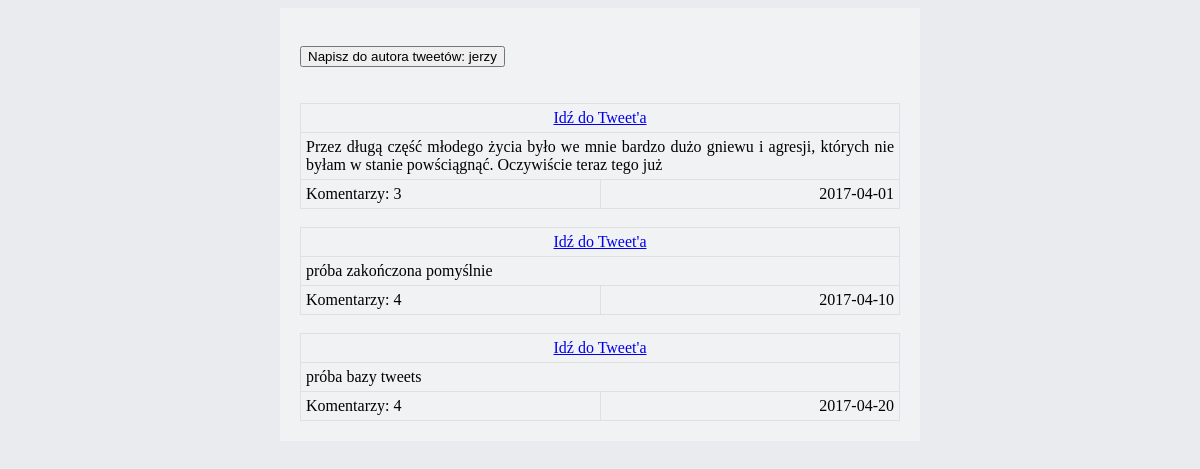
The app's page /pages/user.php?authorName=jerzy&tweetId=27&authorId=1 (signed in) with its own data.
### tables this page shows
CREATE TABLE `tweets` (
  `id` int(11) NOT NULL,
  `userId` int(11) DEFAULT NULL,
  `text` varchar(140) DEFAULT NULL,
  `creationDate` date DEFAULT NULL
);

### classes/tweets.php (called while the page is built, shortened)
<?php
class Tweet
{
    private $id;
    private $text;
    private $creationDate;
    public function __construct()
    {
        $this->id = -1;
        $this->text = "";
        $this->creationDate = "";
    }
    public function getId()
    {
        return $this->id;
    }
    public function getText()
    {
        return $this->text;
    }
    public function getCreationDate()
    {
        return $this->creationDate;
    }
    static public function loadAllTweetsByUserId($conn, $userId)
    {
        $sql = "SELECT * FROM tweets WHERE userId=:userId ORDER BY id DESC";
        $ret = [];
        $stmt = $conn->prepare($sql);
        $result = $stmt->execute(['userId' => $userId]);
        if ($result === true && $stmt->rowCount() > 0) {
            $rowResult = $stmt->fetchAll(PDO::FETCH_ASSOC);
            foreach ($rowResult as $row) {
                $loadedTweet = new Tweet();
                $loadedTweet->id = $row['id'];
                $loadedTweet->userId = $row['userId'];
                $loadedTweet->text = $row['text'];
                $loadedTweet->creationDate = $row['creationDate'];
                $ret[] = $loadedTweet;
            }
            return $ret;
        }
    }
}

### classes/comments.php (called while the page is built, shortened)
<?php
Class Comment
{
    static public function loadAllCommentsByTweetId($conn, $tweetId)
    {
        $sql = "SELECT * FROM comments WHERE tweetId=:tweetId ORDER BY creation_date DESC";
        $ret = [];
        $stmt = $conn->prepare($sql);
        $result = $stmt->execute(['tweetId' => $tweetId]);
        if ($result === true && $stmt->rowCount() > 0) {
            $rowResult = $stmt->fetchAll(PDO::FETCH_ASSOC);
            foreach ($rowResult as $row) {
                $loadedComment = new Comment();
                $loadedComment->id = $row['id'];
                $loadedComment->userId = $row['userId'];
                $loadedComment->tweetId = $row['tweetId'];
                $loadedComment->creation_date = $row['creation_date'];
                $loadedComment->text = $row['text'];
                $ret[] = $loadedComment;
            }
            return $ret;
        }
    }
}

### pages/user.php (the view, shortened to what this page needs)
<?php
require('../classes/tweets.php');
require('../classes/comments.php');
if (isset($_COOKIE['id'])) {
    if ($_SERVER['REQUEST_METHOD'] === 'GET') {
        if (isset($_GET['authorId']) === true && isset($_GET['authorName']) === true) {
            $authorId = $_GET['authorId'];
            $authorName = $_GET['authorName'];
            try {
                $conn = new PDO(
                    "mysql:host=$host;dbname=$db;charset=UTF8",
                    $user,
                    $pass,
                    [
                        PDO::ATTR_ERRMODE => PDO::ERRMODE_EXCEPTION
                    ]
                );
                $tweets = Tweet::loadAllTweetsByUserId($conn, $authorId);
            } catch (PDOException $e) {
                echo $e->getMessage();
            }
        }
    }
}
echo '<!DOCTYPE html>
<html>
<head>
    <meta charset="UTF-8">
    <title>User</title>
    <link rel="stylesheet" href="css/main.css">';
echo '</head>
<body>
<div>';
echo '<br>';
echo "<button onclick=window.location.href=\"newmessage.php?authorId=$authorId\">Napisz do autora tweetów: $authorName</button><br />";
echo '<br>';
foreach ($tweets as $row) {
    $tweetId = $row->getId();
    $text = $row->getText();
    $creationDate = $row->getcreationDate();
    $comment = Comment::loadAllCommentsByTweetId($conn, $tweetId);
    $noTweet = count($comment);
    echo '<br>';
    echo '<table>';
    echo '<tr>';
    echo '<td colspan="2" class="one"><a href=tweet.php?' . "tweetId=$tweetId&authorName=$authorName&authorId=$authorId>Idź do Tweet'a</a></td>";
    echo '</tr>';
    echo '<tr>';
    echo '<td colspan="2" class="two">' . $text . '</td>';
    echo '</tr>';
    echo '<tr>';
    echo '<td class="three">' . "Komentarzy: $noTweet</td>";
    echo '<td class="four">' . $creationDate . '</td>';
    echo '</table>';
}
echo '
</div>
</body>
</html>'
?>

### pages/css/main.css (style rules this page uses)
body { background-color: #e9ebee; height: 100%; }
div { width: 600px; padding: 20px; margin-left: auto; margin-right: auto; margin-bottom: 0px; background-color: #f1f2f4; }
table { width: 100%; border-collapse: collapse; }
td { border: solid #dfe0e4 1px; padding: 5px; }
.one { text-align: center; }
.two { text-align: justify; }
.three { text-align: left; width: 50%; }
.four { text-align: right; }

### records on screen
tweets: text "Przez długą część młodego życia było we mnie bardzo dużo gniewu i agresji, których nie byłam w stanie powściągnąć. Oczywiście teraz tego już", noTweet "3", creationDate "2017-04-01"
tweets: text "próba zakończona pomyślnie", noTweet "4", creationDate "2017-04-10"
tweets: text "próba bazy tweets", noTweet "4", creationDate "2017-04-20"

### other values on screen
$authorName "jerzy"
